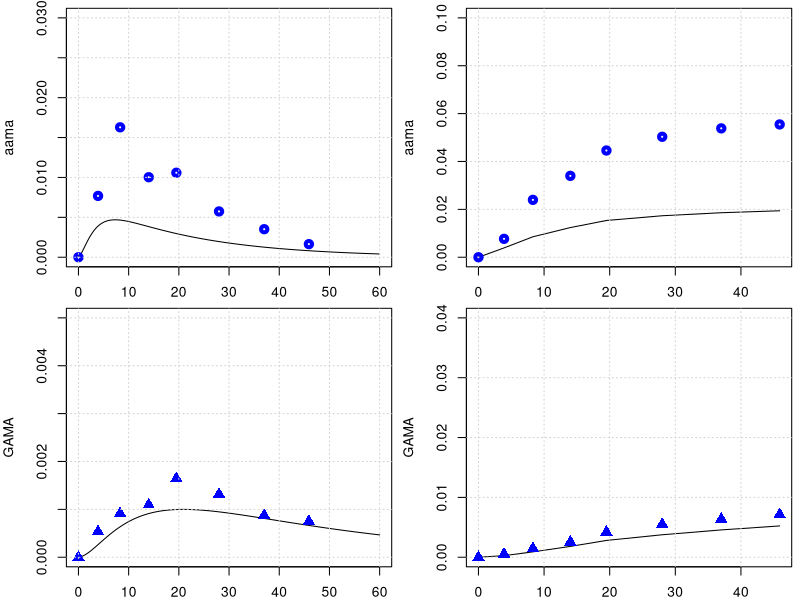

The R script that drew this image:
library(deSolve)
library(minpack.lm)
graphics.off()

# body weight in kg
BW = 70 
# fractions of BW
##https://journals.sagepub.com/doi/pdf/10.1177/ANIB_32_3-4
F_B = 0.079 
F_B_AB = 0.35 #fraction: arterial blood of blood volume
F_B_VB = 0.65 #fraction: venous blood of blood volume
F_Li = 0.026
F_Ki = 0.0044
F_T = 1-(F_B+F_Li+F_Ki)
# organ volumes in L
V_AB <- BW*F_B*F_B_AB 
V_VB <- BW*F_B*F_B_VB 
V_T <- BW*F_T
V_Ki <- BW*F_Ki
V_Li <- BW*F_Li
# cardiac output in L/(kg*h)
##https://journals.sagepub.com/doi/pdf/10.1177/ANIB_32_3-4
QCC = 16        #12.5 # maybe 14 or 6.5 check?
Q_C = QCC*BW^0.75
#FQ_P = 2.5/100 Trine: We don't have a lung compartment in this model
FQ_Li = 0.255
FQ_Ki = 0.19 #total - there is also an aterial flow rate 
FQ_T = 1 -( FQ_Li + FQ_Ki) # +FQ_P) Trine: We don't have a lung compartment in this model
Q_Li <- Q_C*FQ_Li
Q_Ki <- Q_C*FQ_Ki
Q_T <- Q_C*FQ_T

# partition coefficient 
### we comback later
pAA_TB = 0.2
pAA_KiB = 0.8
pAA_LiB = 0.33 
# Maybe we said it earlier and these parameters are not sensitive to the model, but from which paper did you get the values of these partition coefs., 
# in the paper of Sweeney and of Li are different pAA_LiB = 0.4 and pAA_KiB = 0.8.

###I came across this paper and has a lot of interesting toxicokinetc data. Humans are
##exposed to acrylamide and measure urine metabolites. They measured 60% or possibly more.
##of ingested acrylamide is absorbed. 
##We can use half-lives, metabolite fractions, pathway ratios etc. to validate the PBPK in humans.
## 'Toxicokinetics of acrylamide in humans after ingestion of a defined dose in a test meal to improve risk assessment for acrylamide carcinogenicity'
#DOI: 10.1158/1055-9965.EPI-05-0647.

# reaction rate constants 
k_AAuptake = 1 #1/h

k_onAA_T = 0.028  #1/h     # we took it from Sweenney
k_onAA_B = 0.0036  #1/h
k_onAA_Li = 0.071 #1/h
k_onAA_Ki = 0.13 #1/h

# from 0.23 to 0.35
k_cl_GSH = 0.35   # 1/h   # the half-life (t1/2) of hepatic GSH in humans is 2-3 h,then k ranges (0.23- 0.35h-1) 
#Reed et al 'A mathematical model of glutathione metabolism'
#Theoretical Biology and Medical Modelling 2008,5:8    doi:10.1186/1742-4682-5-8

# k_onAA_GSH = 0.55 # L/(mmol h)
# check, we do not use it any more.
k_exc_AAMA = 0.049   # 0.049 #1/h or 0.13 # this will change the shape


MW_aa = 71   # mg/mmol
MW_ga = 87   # mg/mmol
MW_GSH = 307.32 # mg/mmol

# Maximum velocity for enzymatic reaction 
V_max_p450 = 9 /MW_aa*BW^0.7  # mg/h  from Sweenney paper, checked!
# maximum rate of GA and AA conjugation with GSH (mg/(h BW^0.7))
Vmax_AA_GSH <- 22*BW^0.7 # from the Sweeny  fitted   mg/h

k_0_GSH = 7   # from Sweeney paper.
MW_GSH = 307.32     # mg/mmol
AGSH0 = k_0_GSH * V_Li * MW_GSH



#????????????????????????????????
#????????????????????????????????
#????????????????????????????????
#????????????????????????????????
#????????????????????????????????
#????????????????????????????????
### PARAMETERS FOR GA
# partition coefficient
pGA_TB = 0.97 # I cannot find this number in the parameter table?
pGA_LiB = 0.1  #0.9 # This is not in accordance with the  parameter table on GitHub, where it states 0.1?
# Sweeny use 0.5 in the code. 
pGA_KiB = 1 #.3 # In the parameter table this is 1.0 and in Sweeney this is 0.5 in the code and 1 in the paper. Where does this number come from?

#k_onGA_GSH = 0.8 #L/(mmol h)

k_onGA_T = 0.089       #1/h
k_onGA_B = 0.108       #1/h
k_onGA_Ki = k_onAA_T/2 #1/h
k_onGA_Li = 0.115      #1/h

k_exc_GAMA = 0.027     # 0.077 #1/h  # or 0.027 # from sweeney
k_exc_GAOH = 0.077     # 1/h  # from sweeney
#k_exc_GA <- .4         # 1/h Q_Ki*0.025

#Why have we another set of partition coefficients here?
PL1 = 1.7     # !$'liver/blood partition AA'
PL2 = 0.9     # !$'liver/blood partition GA'

VMAXGC1 = 1   #!Vmax for GSH-AA conjugation mg/hr-kg^0.7
VMAXG1 = VMAXGC1/MW_aa*BW**0.7    # !$'Liver AA-GSH rate'

# Maximum velocity for enzymatic reaction 
V_max_EH = 20 /MW_ga*BW^0.7  
KM_p450 = 10.0
KM_EH = 100.0
# maximum rate of GA and AA conjugation with GSH (mg/(h BW^0.7))
Vmax_GA_GSH <- 20*BW^0.7 # from the Sweeny  fitted   mg/h

KMG1 = 100  #!Km with respect to AA for GSH conjugation mg/L (from Sweeny code) 
# Trine: This should be mg. Delete the term MW_aa
# Sweeney has this parameter for rats ans 100 mg/L why did you use this number and why divived by MW??
# Sweeney says this is 64 mg/L in the paper##This comment is wrong ignore
KMGG = 0.1/MW_GSH        # !KM with respect to GSH for AA or GA conjugation with GSH mmol/L. Trine: should be mg/L
####and that this is 307 mg/L #This comment is wrong ignore
KMG2 = 100  #!Km with respect to GA for GSH conjugation mM. Trine: This should be mg. Delete the term MW_aa
#The same comment as for KMG1


# from the code, not from paper
KPT_Li = 0.015    # !'protein turnover rate in liver'# this is confimred in the exp. values of Sweeney
KPT_Ki = 0.013    #  !'protein turnover rate in kidney'# 1/h this is 0.012 in Sweeney, I guess its not much of difference
KPTR = 0.013      # !'protein turnover rate in rpt'# this is 0.012 in Li et.al
KPTS = 0.0039     # !'protein turnover rate in spt'# and this they have it 0.0051 Sweeney and Li 0.0012 refering to Sweeney
KPTRB = 0.0039    # !'protein turnover rate in rbc'# how did we get that?
KPTPL = 0.0039    # !'protein turnover rate in plasma'# Sweeney has 0.012 for this value
# +++++++++++++++++++++++++++++++++++++++++++++++++++++++++++++++++
# create list of parameter
# +++++++++++++++++++++++++++++++++++++++++++++++++++++++++++++++++
params <- unlist(c(data.frame(pAA_TB, pAA_LiB, pAA_KiB,
                              pGA_TB, pGA_LiB, pGA_KiB,
                              k_onAA_T, k_onAA_B, k_onAA_Li,  k_onAA_Ki,
                              k_onGA_T, k_onGA_B, k_onGA_Li, k_onGA_Ki, 
                              k_exc_AAMA, k_exc_GAMA,
                              k_cl_GSH, V_max_p450, KM_p450, V_max_EH, KM_EH,
                              k_AAuptake)
))
yini <- c(m_AA_AB = 0.0, m_GA_AB = 0.0,      a_pb_AA_B = 0 ,
          m_AA_VB = 0.0, m_GA_VB = 0.0,
          m_AA_Ki = 0.0, m_GA_Ki = 0.0, m_AA_dose = 0 ,
          m_AA_Li = 0.0, m_AAMA = 0.0, 
          m_GA_Li = 0.0, a_pb_GA_Li = 0.0,
          m_GAMA  = 0.0,       
          m_GSH_Li = k_0_GSH * V_Li * MW_GSH, 
          m_AA_T = 0.0, m_GA_T = 0.0,
          m_GAOH = 0.0, 
          m_AA_out = 0.0, m_AA_in = 0.0, m_AA_accum = 0.0, m_AA_free = 0.0, 
          m_GA_out = 0.0, m_GA_in = 0.0, m_GA_accum = 0.0, m_GA_free = 0.0, 
          a_pb_AA_Ki = 0,  a_pb_AA_Li = 0,
          a_pb_GA_Ki = 0, a_pb_AA_T = 0
)
# ++++++++++++++++++++++++++++++++++++++++++++++++++++++++++++++++++
# PBPK model for Acrylamide 
# ++++++++++++++++++++++++++++++++++++++++++++++++++++++++++++++++++
PBPKmodelAA <- function(t,state,parameter){
  with(as.list(c(t,state,parameter)), {
    #----#---#  Model for AA  #---#---#
    # concentrations blood in the organs in mg/L
    c_AA_AB <- m_AA_AB/V_AB   
    c_AA_VB <- m_AA_VB/V_VB
    c_AA_T <- m_AA_T/V_T
    c_AA_Li <- m_AA_Li/(V_Li*PL1) #Trine: Should we multiply with PL1 as we do for GA
    c_AA_Ki <- m_AA_Ki/V_Ki
    
    c_GSH_Li <- m_GSH_Li/V_Li
    # units checked -> mg/h   
    dm_AA_dose <- -k_AAuptake*m_AA_dose
    
    # Blood
    #-----------------------------
    # units checked -> mg/h   
    dm_AA_AB <- Q_C*(c_AA_VB - c_AA_AB) -k_onAA_B*m_AA_AB
    # units checked -> mg/h   
    dm_AA_VB <- Q_T*(c_AA_T/pAA_TB) +Q_Li*(c_AA_Li/pAA_LiB) +Q_Ki*(c_AA_Ki/pAA_KiB) - Q_C*c_AA_VB -k_onAA_B*m_AA_VB
    
    # Trine: I added this. Can we make an overall turnover rate in blood? Is this correct? 
    da_pb_AA_B <- k_onAA_B*m_AA_AB + k_onAA_B*m_AA_VB - a_pb_AA_B*KPTRB
    
    # Kidney
    #---------------------------------
    # units checked -> mg/h   
    dm_AA_Ki <- Q_Ki*c_AA_AB -Q_Ki*(c_AA_Ki/pAA_KiB) -k_onAA_Ki*m_AA_Ki 
    
    # protein tunr over AA in Kidney
    da_pb_AA_Ki <- k_onAA_Ki*m_AA_Ki - a_pb_AA_Ki*KPT_Ki
   
    # unit chekced mg/h 
    metAA_GSH <- Vmax_AA_GSH * c_AA_Li * c_GSH_Li / ( (KMG1 + c_AA_Li) * (KMGG + c_GSH_Li) )
    # Then the units of this eq. are not mg/h, with the KMG1 & KMGG having the MW!
    
    metAA_P450 <- V_max_p450 * MW_aa*c_AA_Li/ (KM_p450+c_AA_Li)
    
    # units checked -> mg/h  
    dm_AA_Li <- Q_Li*(c_AA_AB - c_AA_Li/pAA_LiB) + k_AAuptake*m_AA_dose - k_onAA_Li*m_AA_Li  - metAA_P450 - metAA_GSH 
    
    # protein turn over AA in Liver
    da_pb_AA_Li <- k_onAA_Li*m_AA_Li - a_pb_AA_Li * KPT_Li
    
    # Tissue
    #--------------------------------------------------------------
    # units checked -> mg/h   
    dm_AA_T <- Q_T*(c_AA_AB - c_AA_T/pAA_TB) -k_onAA_T*m_AA_T
    # protein turn over AA in Tussue
    da_pb_AA_T <- k_onAA_T*m_AA_T - a_pb_AA_T * KPTS
    
    # Urine
    #-------------------------------------------------------------
    # units checked -> mg/h   
    dm_AAMA <- metAA_GSH  - m_AAMA*k_exc_AAMA 

    dm_AA_out <- metAA_P450 + metAA_GSH
    dm_AA_in <- k_AAuptake*m_AA_dose
    dm_AA_accum <- k_onAA_B*m_AA_AB +k_onAA_B*m_AA_VB +k_onAA_T*m_AA_T +k_onAA_Li*m_AA_Li +k_onAA_Ki*m_AA_Ki
    dm_AA_free <- dm_AA_AB + dm_AA_VB +dm_AA_T +dm_AA_Li +dm_AA_Ki
    
    ########################################################################################    
    #----#---#  Model for Ga  #---#---#    
    #concentrations blood in the organs in mg/L
    c_GA_AB <- m_GA_AB/V_AB ;   c_GA_VB <- m_GA_VB/V_VB
    c_GA_T <- m_GA_T/V_T
    c_GA_Li <- m_GA_Li/(V_Li*PL2)
    c_GA_Ki <- m_GA_Ki/V_Ki
    
    # Blood
    #-----------------------------
    # units checked -> mg/h   
    dm_GA_AB <- Q_C*(c_GA_VB - c_GA_AB) -k_onGA_B*m_GA_AB
    # units checked -> mg/h   
    dm_GA_VB <- Q_T*(c_GA_T/pGA_TB) +Q_Li*(c_GA_Li/pGA_LiB) +Q_Ki*(c_GA_Ki/pGA_KiB) - Q_C*c_GA_VB -k_onGA_B*m_GA_VB
    # units checked -> mg/h   
    
    # Kidney
    #---------------------------------
    dm_GA_Ki <- Q_Ki*c_GA_AB -Q_Ki*(c_GA_Ki/pGA_KiB) -k_onGA_Ki*m_GA_Ki 
    # protein tunr over AA in Kidney
    da_pb_GA_Ki <- k_onGA_Ki*m_GA_Ki - a_pb_GA_Ki*KPT_Ki
    
    # Liver
    #--------------------------------
    # units checked -> mg/h
    metGA_GSH <- Vmax_GA_GSH * c_GSH_Li *c_GA_Li / (c_GA_Li + KMG2)/(c_GSH_Li + KMGG)
    metGA_EH <- V_max_EH *MW_ga *c_GA_Li / (KM_EH + c_GA_Li)
    # units checked -> mg/h 
    dm_GA_Li <- Q_Li*(c_GA_AB - c_GA_Li/pGA_LiB) - k_onGA_Li*m_GA_Li + metAA_P450 - metGA_GSH -metGA_EH 
    
    # protein tunr over GA in Liver
    da_pb_GA_Li = k_onGA_Li*m_GA_Li - a_pb_GA_Li*KPT_Li 
    
    # units checked -> mg/h, 
    dm_GAMA <-  metGA_GSH  -m_GAMA*k_exc_GAMA
    
    #????????????????????????????????????????????
    # we need a new k_exc_GAOH
    dm_GAOH <- metGA_EH -m_GAOH*k_exc_GAOH
    
    # Tissue    #-----------------------------------------------------
    dm_GA_T <- Q_T*(c_GA_AB - c_GA_T/pGA_TB) -k_onGA_T*m_GA_T
  
    # Liver
    #--------------------------------
    # units checked -> mg/h
    dm_GSH_Li <- k_0_GSH * V_Li * MW_GSH - k_cl_GSH*m_GSH_Li  - metAA_GSH - metGA_GSH
    
    dm_GA_out <- metGA_GSH + metGA_EH 
    dm_GA_in <- metAA_P450
    dm_GA_accum <- k_onGA_B*m_GA_AB +k_onGA_B*m_GA_VB +k_onGA_T*m_GA_T +k_onGA_Li*m_GA_Li +k_onGA_Ki*m_GA_Ki
    dm_GA_free <- dm_GA_AB + dm_GA_VB +dm_GA_T +dm_GA_Li +dm_GA_Ki 
    
    return(list(c(dm_AA_AB,    dm_GA_AB,   da_pb_AA_B,
                  dm_AA_VB,    dm_GA_VB,
                  dm_AA_Ki,    dm_GA_Ki,    dm_AA_dose,
                  dm_AA_Li,    dm_AAMA,   
                  dm_GA_Li,   da_pb_GA_Li, dm_GAMA,
                  dm_GSH_Li,  dm_AA_T,     dm_GA_T,
                  dm_GAOH,
                  dm_AA_out,  dm_AA_in,   dm_AA_accum,  dm_AA_free,
                  dm_GA_out,  dm_GA_in,   dm_GA_accum,  dm_GA_free,
                  da_pb_AA_Ki,    da_pb_AA_Li,
                  da_pb_GA_Ki,    da_pb_AA_T    )))
  })
}
PBPKmodelAA <- compiler::cmpfun(PBPKmodelAA)



################################################################
# manual readout from Kopp and Dekant 2009
################################################################
times <- seq(from = 0, to = 60, by = 0.1)
diet <- data.frame(var = "m_AA_dose", method = "add",
                   time = c(0.0),  value = 0.5 *BW /1000 )  # dose of 0.05 microg/kg bw
out <- ode(y = yini, times = times, func = PBPKmodelAA, parms = params, events = list(data = diet))
yobs_urine <- data.frame(
  time = c(0.0, 3.9, 8.3, 14, 19.5, 28, 37, 45.9),
  AAMA = c(0.0/1000000, 32.8/1000000, 69.5/1000000, 42.8/1000000, 45.2/1000000, 24.5/1000000, 15/1000000, 7/1000000)*234.28, #https://pubchem.ncbi.nlm.nih.gov/compound/N-Acetyl-S-_2-carbamoylethyl_-L-cysteine
  GAMA = c(0.0, 2.15*1e-6, 3.66*1e-6, 4.38*1e-6, 6.57*1e-6, 5.26*1e-6, 3.50*1e-6, 3.0*1e-6)*250.27
)


# plot for AAMA in urinary
par(mfrow=c(2,2),mar=c(2,4,.5,.5))
plot(out[,'time'], out[,'m_AAMA']   ,type = 'l',xlab = 'time', ylab = 'aama', ylim = c(0,.03) )
points(yobs_urine$time, yobs_urine$AAMA , col="blue", lwd = 4) ; grid()
time_points_measure_unrine = c(1, 40, 84, 141, 196, 280 , 371, 460)
tamtam = out[,'m_AAMA'][time_points_measure_unrine ]
plot(yobs_urine$time, cumsum( tamtam ),type = 'l', ylab = 'aama', ylim = c(0,.1), xlab = 'time' ); grid()
points(yobs_urine$time, cumsum(yobs_urine$AAMA) , col="blue", lwd = 4)

# plot for GAMA 
plot(out[,'time'], out[,'m_GAMA']  ,type = 'l',xlab = '', ylab = 'GAMA', ylim = c(0,.005) )
points(yobs_urine$time, yobs_urine$GAMA , col="blue", cex = 1.5, pch = 17); grid()
time_points_measure_unrine = c(1, 40, 84, 141, 196, 280 , 371, 460)
tamtam = out[,'m_GAMA'][time_points_measure_unrine ]
plot(yobs_urine$time, cumsum( tamtam ),type = 'l',xlab = '', ylab = 'GAMA', ylim = c(0,.04) ); grid()
points(yobs_urine$time, cumsum(yobs_urine$GAMA) , col="blue",cex = 1.5, pch = 17)



##################################################################################
#### Check mass balance
#################################################################################

Qbal = Q_C - Q_T - Q_Ki - Q_Li 
